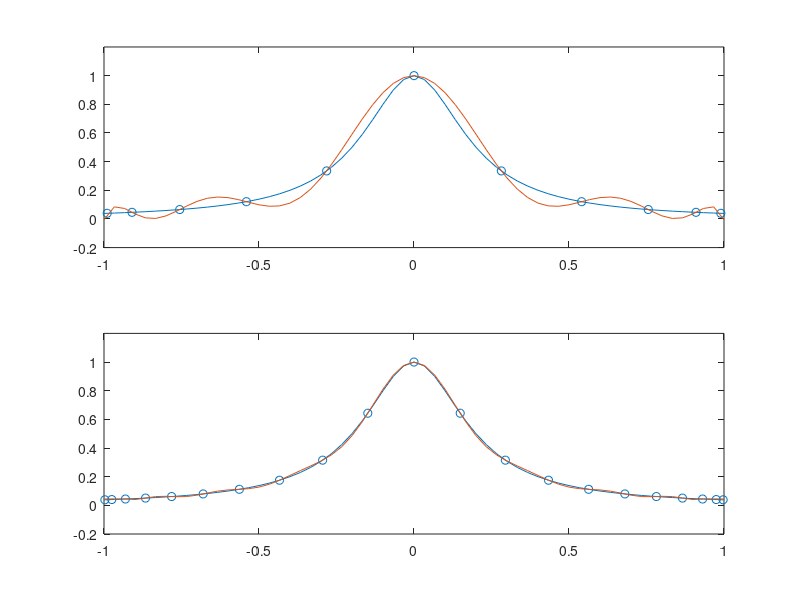

This chart was generated by the following MATLAB code:
clearvars -except list ind HWans

% f = (1+25*t^2)^(-1) on [-1,1]
% 1 monomial , 2 lagrange , 3 newton

time=zeros(2,3);
cnum=zeros(2,3);
coeff=zeros(2,3,20);

x10 = linspace(-1,1,61);
y10 = (1+25*(x10.^2)).^(-1);

i13 = linspace(0,10,11);
x13 = cos((2*i13+1)/22*pi);
y13 = (1+25*(x13.^2)).^(-1);

%lagrange
% l_j= prod i!=j (x-x_i)/(x_j-x_i)
cnum(1,2)=cond(eye(11));
y131=zeros(1,61);
for a=1:11
    k=ones(1,61);
    for j=1:11
        if a~=j
            k=k.*(x10-x13(j))/(x13(a)-x13(j));
        end
    end
    y131=y131+y13(a)*k;
end

%order 20

i14 = linspace(0,20,21);
x14 = cos((2*i14+1)/42*pi);
y14 = (1+25*(x14.^2)).^(-1);

%lagrange
% l_j= prod i!=j (x-x_i)/(x_j-x_i)
cnum(2,2)=cond(eye(21));
y141=zeros(1,61);
for a=1:21
    k=ones(1,61);
    for j=1:21
        if a~=j
            k=k.*(x10-x14(j))/(x14(a)-x14(j));
        end
    end
    y141=y141+y14(a)*k;
end
%똑같은 그래프 나옴.

f1b=figure('Name','Figure : 1-b','NumberTitle','off');
figure(f1b);

subplot (2,1,1);
plot(x10,y10)
hold on
scatter(x13,y13)
plot(x10,y131)
axis ([-1 1 -0.2 1.2])
hold off

subplot (2,1,2);
plot(x10,y10)
hold on
scatter(x14,y14)
plot(x10,y141)
axis ([-1 1 -0.2 1.2])
hold off